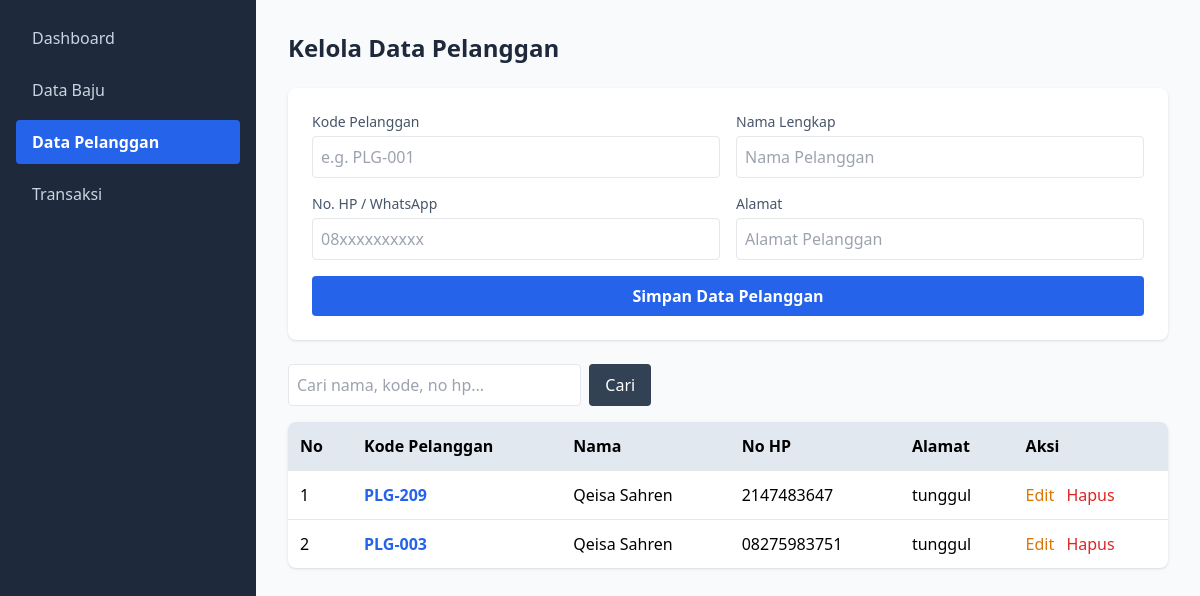
/toko_baju/pelanggan.php (signed in), run on the app's committed database.
### tables this page shows
CREATE TABLE `pelanggan` (
  `id` int(11) NOT NULL,
  `kode_pelanggan` varchar(20) NOT NULL,
  `nama` varchar(100) NOT NULL,
  `no_hp` varchar(15) NOT NULL,
  `alamat` text NOT NULL
);

### toko_baju/pelanggan.php (the view, shortened to what this page needs)
<?php
require 'config.php';
$data_edit = null;
$keyword = $_GET['cari'] ?? '';
$query = "SELECT * FROM pelanggan WHERE nama LIKE '%$keyword%' OR kode_pelanggan LIKE '%$keyword%' OR no_hp LIKE '%$keyword%' ORDER BY id DESC";
$pelanggan = mysqli_query($koneksi, $query);
?>
<!DOCTYPE html>
<html lang="id">
<head>
    <script src="https://cdn.tailwindcss.com"></script>
</head>
<body class="bg-slate-50 min-h-screen">
    <div class="flex">
        <div class="w-64 bg-slate-800 min-h-screen text-white p-4 space-y-2">
            <a href="dashboard.php" class="block py-2.5 px-4 text-slate-300 hover:bg-slate-700 rounded">Dashboard</a>
            <a href="baju.php" class="block py-2.5 px-4 text-slate-300 hover:bg-slate-700 rounded">Data Baju</a>
            <a href="pelanggan.php" class="block py-2.5 px-4 bg-blue-600 rounded font-semibold">Data Pelanggan</a>
            <a href="transaksi.php" class="block py-2.5 px-4 text-slate-300 hover:bg-slate-700 rounded">Transaksi</a>
        </div>
        <div class="flex-1 p-8">
            <h2 class="text-2xl font-bold mb-6 text-slate-800">Kelola Data Pelanggan</h2>
            <form method="POST" class="bg-white p-6 rounded-lg shadow mb-6 grid grid-cols-2 gap-4">
                <div>
                    <label class="block text-sm text-slate-600 mb-1">Kode Pelanggan</label>
                    <input type="text" name="kode_pelanggan" placeholder="e.g. PLG-001" value="<?= $data_edit['kode_pelanggan'] ?? '' ?>" required class="w-full border p-2 rounded focus:ring-2 focus:ring-blue-500">
                </div>
                <div>
                    <label class="block text-sm text-slate-600 mb-1">Nama Lengkap</label>
                    <input type="text" name="nama" placeholder="Nama Pelanggan" value="<?= $data_edit['nama'] ?? '' ?>" required class="w-full border p-2 rounded focus:ring-2 focus:ring-blue-500">
                </div>
                <div>
                    <label class="block text-sm text-slate-600 mb-1">No. HP / WhatsApp</label>
                    <input type="text" name="no_hp" placeholder="08xxxxxxxxxx" value="<?= $data_edit['no_hp'] ?? '' ?>" required class="w-full border p-2 rounded focus:ring-2 focus:ring-blue-500">
                </div>
                <div>
                    <label class="block text-sm text-slate-600 mb-1">Alamat</label>
                    <input type="text" name="alamat" placeholder="Alamat Pelanggan" value="<?= $data_edit['alamat'] ?? '' ?>" required class="w-full border p-2 rounded focus:ring-2 focus:ring-blue-500">
                </div>
                <div class="col-span-2">
                    <?php if ($data_edit): ?>
                        <button type="submit" name="update" class="bg-amber-500 text-white px-6 py-2 rounded hover:bg-amber-600 font-semibold">Update Data</button>
                        <a href="pelanggan.php" class="bg-slate-400 text-white px-6 py-2 rounded hover:bg-slate-500 font-semibold inline-block">Batal</a>
                    <?php else: ?>
                        <button type="submit" name="tambah" class="w-full bg-blue-600 text-white py-2 rounded hover:bg-blue-700 font-semibold">Simpan Data Pelanggan</button>
                    <?php endif; ?>
                </div>
            </form>
            <form method="GET" class="mb-4 flex gap-2">
                <input type="text" name="cari" value="<?= htmlspecialchars($keyword) ?>" placeholder="Cari nama, kode, no hp..." class="border p-2 rounded w-1/3">
                <button type="submit" class="bg-slate-700 text-white px-4 py-2 rounded">Cari</button>
            </form>
            <div class="bg-white rounded-lg shadow overflow-hidden">
                <table class="w-full text-left">
                    <thead class="bg-slate-200">
                        <tr>
                            <th class="p-3">No</th>
                            <th class="p-3">Kode Pelanggan</th>
                            <th class="p-3">Nama</th>
                            <th class="p-3">No HP</th>
                            <th class="p-3">Alamat</th>
                            <th class="p-3">Aksi</th>
                        </tr>
                    </thead>
                    <tbody>
                        <?php $no = 1; while ($row = mysqli_fetch_assoc($pelanggan)): ?>
                        <tr class="border-t hover:bg-slate-50">
                            <td class="p-3"><?= $no++ ?></td>
                            <td class="p-3 font-semibold text-blue-600"><?= $row['kode_pelanggan'] ?></td>
                            <td class="p-3"><?= $row['nama'] ?></td>
                            <td class="p-3"><?= $row['no_hp'] ?></td>
                            <td class="p-3"><?= $row['alamat'] ?></td>
                            <td class="p-3 space-x-2">
                                <a href="pelanggan.php?edit=<?= $row['id'] ?>" class="text-amber-600 hover:underline">Edit</a>
                                <a href="pelanggan.php?hapus=<?= $row['id'] ?>" onclick="return confirm('Yakin ingin menghapus data pelanggan ini?')" class="text-red-600 hover:underline">Hapus</a>
                            </td>
                        </tr>
                        <?php endwhile; ?>
                    </tbody>
                </table>
            </div>
        </div>
    </div>
</body>
</html>

### data on the page
pelanggan: kode_pelanggan "PLG-209", nama "Qeisa Sahren", no_hp "2147483647", alamat "tunggul"
pelanggan: kode_pelanggan "PLG-003", nama "Qeisa Sahren", no_hp "08275983751", alamat "tunggul"
